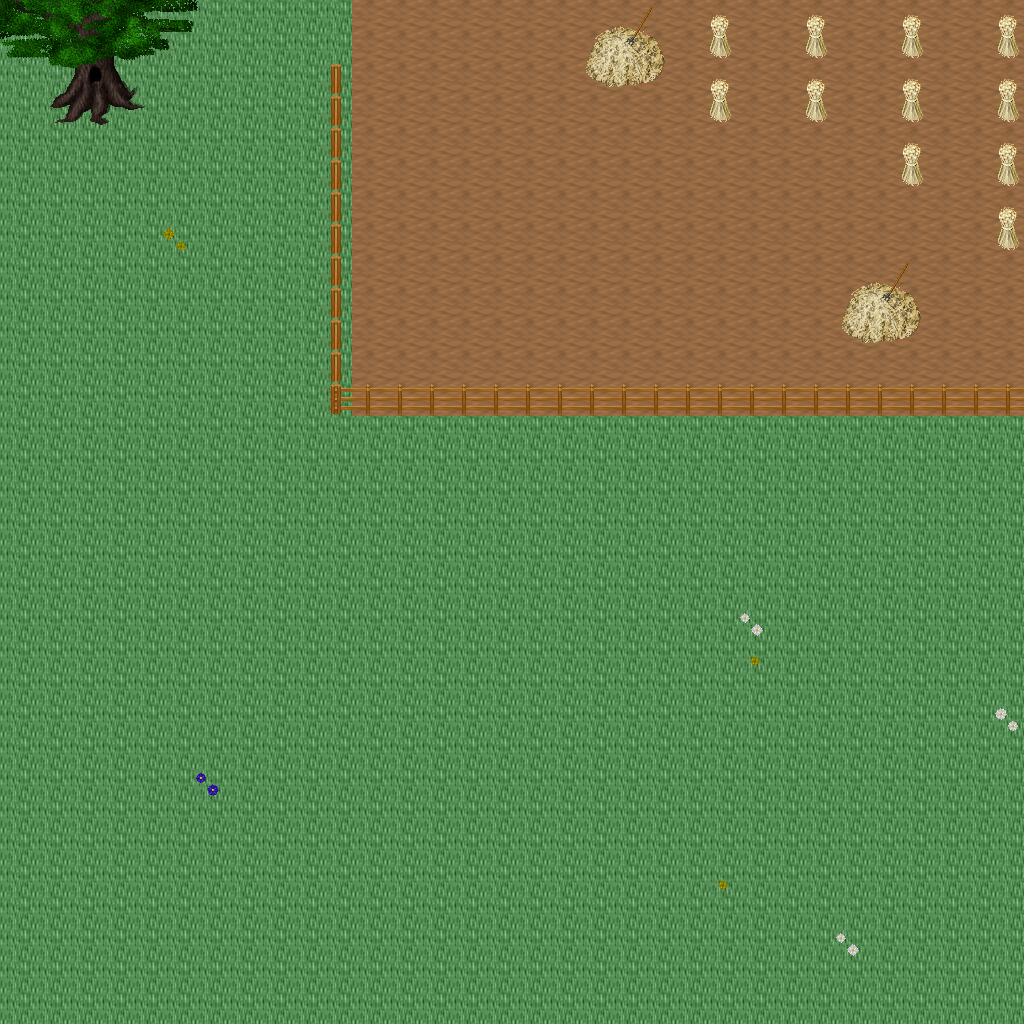

Tiled map render using the project's own tile images. Description and the map definition, with tile-layer contents summarised, below:
An orthogonal 32x32 tile map with 32x32 px tiles, 5 tile layers (Ground, Objects, Objects2, Above, ...), 1 hidden layer not drawn, 49 tilesets.

<map version="1.10" tiledversion="1.11.0" orientation="orthogonal" renderorder="right-down" width="32" height="32" tilewidth="32" tileheight="32" infinite="0" nextlayerid="11" nextobjectid="1">
 <tileset firstgid="1" name="ground_ground" tilewidth="32" tileheight="32" tilecount="33" columns="3">
  <image source="../drawable/ground_ground.png" width="96" height="352" />
 </tileset>
 <tileset firstgid="34" name="building_wall_old_wood" tilewidth="32" tileheight="32" tilecount="9" columns="3">
  <image source="../drawable/building_wall_old_wood.png" width="96" height="96" />
 </tileset>
 <tileset firstgid="43" name="building_fence_fence_wooden" tilewidth="32" tileheight="32" tilecount="12" columns="3">
  <image source="../drawable/building_fence_fence_wooden.png" width="96" height="128" />
 </tileset>
 <tileset firstgid="55" name="building_fence_fence_chunky" tilewidth="32" tileheight="32" tilecount="21" columns="3">
  <image source="../drawable/building_fence_fence_chunky.png" width="96" height="224" />
 </tileset>
 <tileset firstgid="76" name="plant_stump_stump_brown" tilewidth="32" tileheight="32" tilecount="4" columns="2">
  <image source="../drawable/plant_stump_stump_brown.png" width="64" height="64" />
 </tileset>
 <tileset firstgid="80" name="ground_earth_edges" tilewidth="32" tileheight="32" tilecount="18" columns="6">
  <image source="../drawable/ground_earth_edges.png" width="192" height="96" />
 </tileset>
 <tileset firstgid="98" name="ground_grass_corners" tilewidth="32" tileheight="32" tilecount="24" columns="6">
  <image source="../drawable/ground_grass_corners.png" width="192" height="128" />
 </tileset>
 <tileset firstgid="122" name="ground_grass_edges" tilewidth="32" tileheight="32" tilecount="36" columns="12">
  <image source="../drawable/ground_grass_edges.png" width="384" height="96" />
 </tileset>
 <tileset firstgid="158" name="plant_tree_apple_tree" tilewidth="32" tileheight="32" tilecount="9" columns="3">
  <image source="../drawable/plant_tree_apple_tree.png" width="96" height="96" />
 </tileset>
 <tileset firstgid="167" name="plant_tree_chestnut_tree" tilewidth="32" tileheight="32" tilecount="20" columns="4">
  <image source="../drawable/plant_tree_chestnut_tree.png" width="128" height="160" />
 </tileset>
 <tileset firstgid="187" name="plant_tree_crack_willow" tilewidth="32" tileheight="32" tilecount="20" columns="4">
  <image source="../drawable/plant_tree_crack_willow.png" width="128" height="160" />
 </tileset>
 <tileset firstgid="207" name="furniture_chair_bench_iron" tilewidth="32" tileheight="32" tilecount="4" columns="2">
  <image source="../drawable/furniture_chair_bench_iron.png" width="64" height="64" />
 </tileset>
 <tileset firstgid="211" name="furniture_chair_bench_iron_reverse" tilewidth="32" tileheight="32" tilecount="4" columns="2">
  <image source="../drawable/furniture_chair_bench_iron_reverse.png" width="64" height="64" />
 </tileset>
 <tileset firstgid="215" name="object_hay_cart" tilewidth="32" tileheight="32" tilecount="1" columns="1">
  <image source="../drawable/object_hay_cart.png" width="32" height="32" />
 </tileset>
 <tileset firstgid="216" name="building_wall_walls_siding" tilewidth="32" tileheight="32" tilecount="16" columns="4">
  <image source="../drawable/building_wall_walls_siding.png" width="128" height="128" />
 </tileset>
 <tileset firstgid="232" name="building_roof_brown" tilewidth="32" tileheight="32" tilecount="20" columns="5">
  <image source="../drawable/building_roof_brown.png" width="160" height="128" />
 </tileset>
 <tileset firstgid="252" name="building_door_door" tilewidth="32" tileheight="32" tilecount="6" columns="3">
  <image source="../drawable/building_door_door.png" width="96" height="64" />
 </tileset>
 <tileset firstgid="258" name="item_tools" tilewidth="32" tileheight="32" tilecount="9" columns="3">
  <image source="../drawable/item_tools.png" width="96" height="96" />
 </tileset>
 <tileset firstgid="267" name="ground_cobbled_paving" tilewidth="32" tileheight="32" tilecount="1" columns="1">
  <image source="../drawable/ground_cobbled_paving.png" width="32" height="32" />
 </tileset>
 <tileset firstgid="268" name="item_bazaar_produce" tilewidth="32" tileheight="32" tilecount="4" columns="2">
  <image source="../drawable/item_bazaar_produce.png" width="64" height="64" />
 </tileset>
 <tileset firstgid="272" name="item_sacks" tilewidth="32" tileheight="32" tilecount="2" columns="2">
  <image source="../drawable/item_sacks.png" width="64" height="32" />
 </tileset>
 <tileset firstgid="274" name="building_barnyard" tilewidth="32" tileheight="32" tilecount="200" columns="8">
  <image source="../drawable/building_barnyard.png" width="256" height="800" />
 </tileset>
 <tileset firstgid="474" name="plant_flower_planted_containers" tilewidth="32" tileheight="32" tilecount="16" columns="4">
  <image source="../drawable/plant_flower_planted_containers.png" width="128" height="128" />
 </tileset>
 <tileset firstgid="490" name="furniture_chair_wooden_rustic" tilewidth="32" tileheight="32" tilecount="8" columns="4">
  <image source="../drawable/furniture_chair_wooden_rustic.png" width="128" height="64" />
 </tileset>
 <tileset firstgid="498" name="furniture_table_brick_base" tilewidth="32" tileheight="32" tilecount="3" columns="3">
  <image source="../drawable/furniture_table_brick_base.png" width="96" height="32" />
 </tileset>
 <tileset firstgid="501" name="building_stairs_wooden_stairs" tilewidth="32" tileheight="32" tilecount="9" columns="3">
  <image source="../drawable/building_stairs_wooden_stairs.png" width="96" height="96" />
 </tileset>
 <tileset firstgid="510" name="plant_tree_maple_tree" tilewidth="32" tileheight="32" tilecount="72" columns="8">
  <image source="../drawable/plant_tree_maple_tree.png" width="256" height="288" />
 </tileset>
 <tileset firstgid="582" name="building_decoration_chimney_big" tilewidth="32" tileheight="32" tilecount="2" columns="1">
  <image source="../drawable/building_decoration_chimney_big.png" width="32" height="64" />
 </tileset>
 <tileset firstgid="584" name="logic_item_corn" tilewidth="32" tileheight="32" tilecount="5" columns="5">
  <image source="../drawable/logic_item_corn.png" width="160" height="32" />
 </tileset>
 <tileset firstgid="589" name="logic_collision" tilewidth="32" tileheight="32" tilecount="1" columns="1">
  <image source="../drawable/logic_collision.png" width="32" height="32" />
 </tileset>
 <tileset firstgid="590" name="plant_bush_bushes" tilewidth="32" tileheight="32" tilecount="10" columns="5">
  <image source="../drawable/plant_bush_bushes.png" width="160" height="64" />
 </tileset>
 <tileset firstgid="600" name="logic_item_vegetable" tilewidth="32" tileheight="32" tilecount="16" columns="8">
  <image source="../drawable/logic_item_vegetable.png" width="256" height="64" />
 </tileset>
 <tileset firstgid="616" name="plant_flower_daisy_blue" tilewidth="32" tileheight="32" tilecount="8" columns="2">
  <image source="../drawable/plant_flower_daisy_blue.png" width="64" height="128" />
 </tileset>
 <tileset firstgid="624" name="plant_flower_daisy_red" tilewidth="32" tileheight="32" tilecount="8" columns="2">
  <image source="../drawable/plant_flower_daisy_red.png" width="64" height="128" />
 </tileset>
 <tileset firstgid="632" name="plant_flower_daisy_white" tilewidth="32" tileheight="32" tilecount="8" columns="2">
  <image source="../drawable/plant_flower_daisy_white.png" width="64" height="128" />
 </tileset>
 <tileset firstgid="640" name="plant_flower_daisy_yellow" tilewidth="32" tileheight="32" tilecount="8" columns="2">
  <image source="../drawable/plant_flower_daisy_yellow.png" width="64" height="128" />
 </tileset>
 <tileset firstgid="648" name="plant_tree_tree_darkgreen" tilewidth="32" tileheight="32" tilecount="88" columns="8">
  <image source="../drawable/plant_tree_tree_darkgreen.png" width="256" height="352" />
 </tileset>
 <tileset firstgid="736" name="logic_creature_animal" tilewidth="32" tileheight="32" tilecount="32" columns="8">
  <image source="../drawable/logic_creature_animal.png" width="256" height="128" />
 </tileset>
 <tileset firstgid="768" name="logic_creature_rodent" tilewidth="32" tileheight="32" tilecount="8" columns="8">
  <image source="../drawable/logic_creature_rodent.png" width="256" height="32" />
 </tileset>
 <tileset firstgid="776" name="logic_creature_farm_animal" tilewidth="32" tileheight="32" tilecount="16" columns="8">
  <image source="../drawable/logic_creature_farm_animal.png" width="256" height="64" />
 </tileset>
 <tileset firstgid="792" name="ground_green_paving" tilewidth="32" tileheight="32" tilecount="18" columns="3">
  <image source="../drawable/ground_green_paving.png" width="96" height="192" />
 </tileset>
 <tileset firstgid="810" name="logic_protection" tilewidth="32" tileheight="32" tilecount="2" columns="2">
  <image source="../drawable/logic_protection.png" width="64" height="32" />
 </tileset>
 <tileset firstgid="812" name="item_hen_nest" tilewidth="32" tileheight="32" tilecount="1" columns="1">
  <image source="../drawable/item_hen_nest.png" width="32" height="32" />
 </tileset>
 <tileset firstgid="813" name="logic_item_dairy" tilewidth="32" tileheight="32" tilecount="1" columns="1">
  <image source="../drawable/logic_item_dairy.png" width="32" height="32" />
 </tileset>
 <tileset firstgid="814" name="light_door_light_ew" tilewidth="32" tileheight="32" tilecount="18" columns="6">
  <image source="../drawable/light_door_light_ew.png" width="192" height="96" />
 </tileset>
 <tileset firstgid="832" name="light_door_light" tilewidth="32" tileheight="32" tilecount="12" columns="3">
  <image source="../drawable/light_door_light.png" width="96" height="128" />
 </tileset>
 <tileset firstgid="844" name="item_firewood" tilewidth="32" tileheight="32" tilecount="12" columns="3">
  <image source="../drawable/item_firewood.png" width="96" height="128" />
 </tileset>
 <tileset firstgid="856" name="furniture_sink_manger" tilewidth="32" tileheight="32" tilecount="18" columns="6">
  <image source="../drawable/furniture_sink_manger.png" width="192" height="96" />
 </tileset>
 <tileset firstgid="874" name="logic_creature_fowl" tilewidth="32" tileheight="32" tilecount="6" columns="6">
  <image source="../drawable/logic_creature_fowl.png" width="192" height="32" />
 </tileset>
 <layer id="1" name="Ground" width="32" height="32">
  <data>[1024 cells, 1024 non-empty, 2 distinct tile ids]</data>
 </layer>
 <layer id="2" name="Objects" width="32" height="32">
  <data>[1024 cells, 68 non-empty, 21 distinct tile ids]</data>
 </layer>
 <layer id="3" name="Objects2" width="32" height="32">
  <data>[1024 cells, 1 non-empty, 1 distinct tile ids]</data>
 </layer>
 <layer id="4" name="Above" width="32" height="32">
  <data>[1024 cells, 32 non-empty, 19 distinct tile ids]</data>
 </layer>
 <layer id="5" name="Above2" width="32" height="32">
  <data>[1024 cells, 0 non-empty, 0 distinct tile ids]</data>
 </layer>
 <layer id="6" name="Walkable" width="32" height="32" visible="0">
  <data>[1024 cells, 59 non-empty, 1 distinct tile ids]</data>
 </layer>
 <objectgroup id="7" name="Mapevents" />
 <objectgroup id="8" name="Spawn" />
 <objectgroup id="9" name="Keys" />
 <objectgroup id="10" name="Replace" />
</map>
